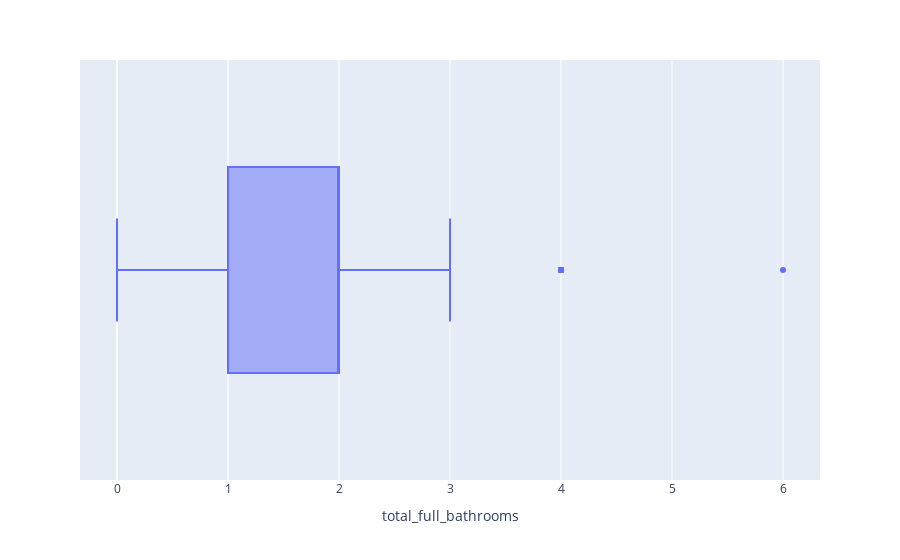
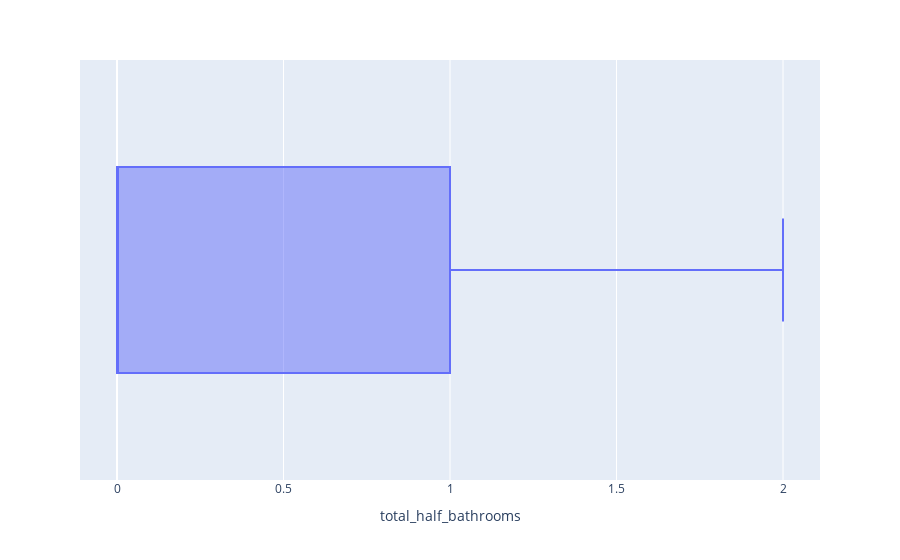

The code cell stored with these charts, in order, in its notebook:
### Code cell
# total bathrooms
df['total_full_bathrooms'] = df['BsmtFullBath'] + df['FullBath']
df['total_half_bathrooms'] = df['BsmtHalfBath'] = df['HalfBath']


bath_ref_features = ['BsmtFullBath', 'FullBath', 'BsmtHalfBath', 'HalfBath']
bath_features = ['total_full_bathrooms', 'total_half_bathrooms']

transfer_info["bathGroup"] = {
    "newBaths": bath_features,
    "referenceBaths": bath_ref_features,
}

viz_data(bath_features)

### Figure 1 — Plotly figure (JSON) as saved in the notebook; plotly's stock layout.template omitted (floating-point values rounded to 4 significant figures; data arrays with more than 128 entries replaced by an {"elided": "..."} marker saying what was removed)
{"data": [{"alignmentgroup": "True", "hovertemplate": "total_full_bathrooms=%{x}<extra></extra>", "legendgroup": "", "marker": {"color": "#636efa"}, "name": "", "notched": false, "offsetgroup": "", "orientation": "h", "showlegend": false, "type": "box", "x": {"elided": "1460 int values"}, "x0": " ", "xaxis": "x", "y0": " ", "yaxis": "y"}], "layout": {"boxmode": "group", "legend": {"tracegroupgap": 0}, "margin": {"t": 60}, "xaxis": {"anchor": "y", "domain": [0, 1], "title": {"text": "total_full_bathrooms"}}, "yaxis": {"anchor": "x", "domain": [0, 1]}}}

### Figure 2 — Plotly figure (JSON) as saved in the notebook; plotly's stock layout.template omitted (floating-point values rounded to 4 significant figures; data arrays with more than 128 entries replaced by an {"elided": "..."} marker saying what was removed)
{"data": [{"alignmentgroup": "True", "hovertemplate": "total_half_bathrooms=%{x}<extra></extra>", "legendgroup": "", "marker": {"color": "#636efa"}, "name": "", "notched": false, "offsetgroup": "", "orientation": "h", "showlegend": false, "type": "box", "x": {"elided": "1460 int values"}, "x0": " ", "xaxis": "x", "y0": " ", "yaxis": "y"}], "layout": {"boxmode": "group", "legend": {"tracegroupgap": 0}, "margin": {"t": 60}, "xaxis": {"anchor": "y", "domain": [0, 1], "title": {"text": "total_half_bathrooms"}}, "yaxis": {"anchor": "x", "domain": [0, 1]}}}
